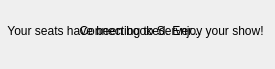
<?xml version="1.0" encoding="UTF-8"?>
<ui version="4.0">
 <class>waiting</class>
 <widget class="QDialog" name="waiting">
  <property name="geometry">
   <rect>
    <x>0</x>
    <y>0</y>
    <width>275</width>
    <height>69</height>
   </rect>
  </property>
  <property name="windowTitle">
   <string>Dialog</string>
  </property>
  <property name="windowIcon">
   <iconset resource="resources.qrc">
    <normaloff>:/resources/SADS.png</normaloff>:/resources/SADS.png</iconset>
  </property>
  <widget class="QLabel" name="finish">
   <property name="enabled">
    <bool>true</bool>
   </property>
   <property name="geometry">
    <rect>
     <x>0</x>
     <y>20</y>
     <width>271</width>
     <height>21</height>
    </rect>
   </property>
   <property name="text">
    <string>Your seats have been booked. Enjoy your show!</string>
   </property>
   <property name="alignment">
    <set>Qt::AlignCenter</set>
   </property>
  </widget>
  <widget class="QLabel" name="start">
   <property name="geometry">
    <rect>
     <x>0</x>
     <y>20</y>
     <width>281</width>
     <height>21</height>
    </rect>
   </property>
   <property name="text">
    <string>Connecting to Server...</string>
   </property>
   <property name="alignment">
    <set>Qt::AlignCenter</set>
   </property>
  </widget>
 </widget>
 <resources>
  <include location="resources.qrc"/>
 </resources>
 <connections/>
</ui>
